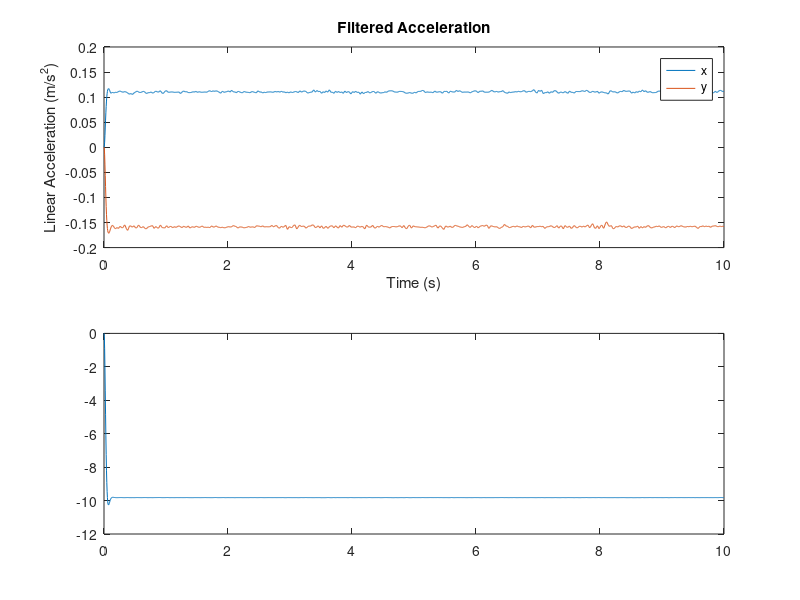
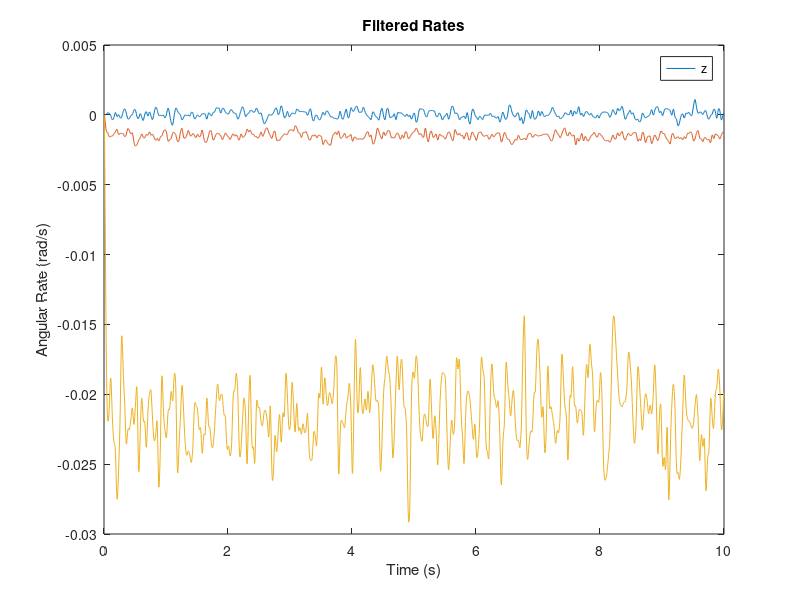
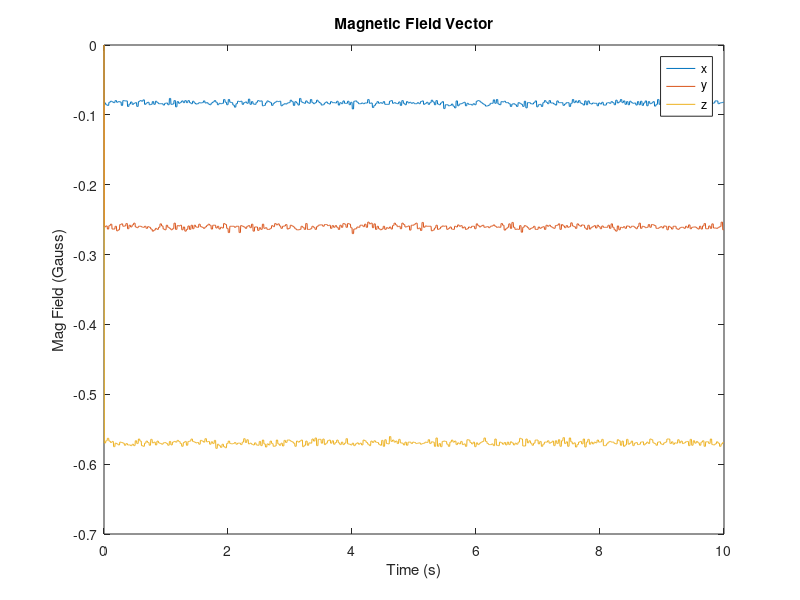
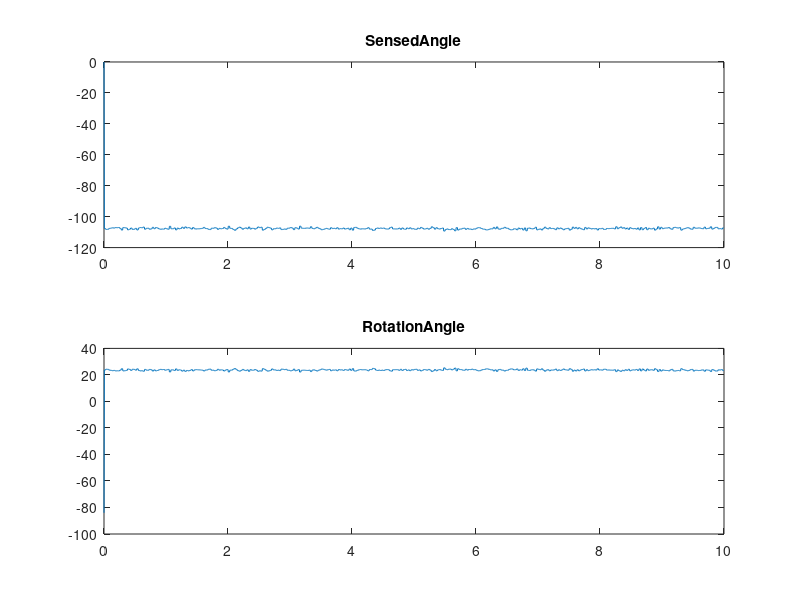

Source code (MATLAB) for these figures, in order:

data1=load('Top6DOFModel_1_1.mat');


figure;subplot(2,1,1);plot(data1.rt_tout,squeeze(data1.rt_yout.signals(2).values(1,1:2,:)))
legend('x','y');xlabel('Time (s)');ylabel('Linear Acceleration (m/s^2)')
title('Filtered Acceleration');
subplot(2,1,2);plot(data1.rt_tout,squeeze(data1.rt_yout.signals(2).values(1,3,:)))

figure;plot(data1.rt_tout,squeeze(data1.rt_yout.signals(2).values(1,4:6,:)))
legend('z');xlabel('Time (s)');ylabel('Angular Rate (rad/s)')
title('Filtered Rates');

figure;plot(data1.rt_tout,squeeze(data1.rt_yout.signals(2).values(1,11:13,:)))
legend('x','y','z');xlabel('Time (s)');ylabel('Mag Field (Gauss)')
title('Magnetic Field Vector');

npts = size(data1.rt_tout,1);
for i = 1:npts
    angle(i) = atan2(data1.rt_yout.signals(2).values(1,12,i),data1.rt_yout.signals(2).values(1,11,i));
    rotAngle(i) = -84*pi/180 - angle(i);
end
figure;subplot(2,1,1);plot(data1.rt_tout,angle*180/pi);
       title('SensedAngle')
       subplot(2,1,2);plot(data1.rt_tout,rotAngle*180/pi);
       title('RotationAngle')

thrusterCmds = data1.rt_yout.signals(1).values;

figure;
subplot(4,1,1);plot(data1.rt_tout,thrusterCmds(:,1))
title('Thruster 1');xlabel('Time (sec)');ylabel('Cmd (--)')
subplot(4,1,2);plot(data1.rt_tout,thrusterCmds(:,2))
title('Thruster 2');xlabel('Time (sec)');ylabel('Cmd (--)')
subplot(4,1,3);plot(data1.rt_tout,thrusterCmds(:,3))
title('Thruster 3');xlabel('Time (sec)');ylabel('Cmd (--)')
subplot(4,1,4);plot(data1.rt_tout,thrusterCmds(:,4))
title('Thruster 4');xlabel('Time (sec)');ylabel('Cmd (--)')

figure;
subplot(4,1,1);plot(data1.rt_tout,thrusterCmds(:,5))
title('Thruster 5');xlabel('Time (sec)');ylabel('Cmd (--)')
subplot(4,1,2);plot(data1.rt_tout,thrusterCmds(:,6))
title('Thruster 6');xlabel('Time (sec)');ylabel('Cmd (--)')
subplot(4,1,3);plot(data1.rt_tout,thrusterCmds(:,7))
title('Thruster 7');xlabel('Time (sec)');ylabel('Cmd (--)')
subplot(4,1,4);plot(data1.rt_tout,thrusterCmds(:,8))
title('Thruster 8');xlabel('Time (sec)');ylabel('Cmd (--)')